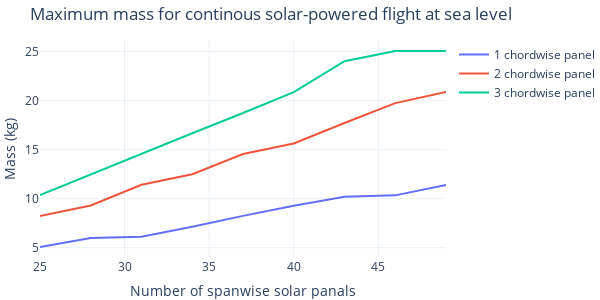

The notebook cell saved with this chart:
### Code cell
from tempfile import template
import plotly.graph_objects as go
can_fly = sizes.groupby(["nrows", "ncols"]).apply(
    lambda df: df.loc[(df.power < df.solar_power)], include_groups=False
)

can_fly = can_fly.reset_index()

fig = go.Figure()

for ncols in can_fly.ncols.unique():
    df = can_fly.loc[can_fly.ncols == ncols].groupby("nrows").max()

    fig.add_trace(
        go.Scatter(
            x=df.index, y=df.lift / 9.81, mode="lines", name=f"{ncols} chordwise panel"
        )
    )

fig.update_layout(
    template="plotly_white",
    margin=dict(l=0, r=0, t=40, b=0),
    xaxis=dict(title="Number of spanwise solar panals"),
    yaxis=dict(title="Mass (kg)"),
    title="Maximum mass for continous solar-powered flight at sea level",
    width=600, height=300
)

### Figure 1 — Plotly figure (JSON) as saved in the notebook; plotly's stock layout.template omitted (floating-point values rounded to 4 significant figures)
{"data": [{"mode": "lines", "name": "1 chordwise panel", "type": "scatter", "x": [25, 28, 31, 34, 37, 40, 43, 46, 49], "y": [5.06, 5.991, 6.117, 7.139, 8.248, 9.283, 10.19, 10.34, 11.4]}, {"mode": "lines", "name": "2 chordwise panel", "type": "scatter", "x": [25, 28, 31, 34, 37, 40, 43, 46, 49], "y": [8.218, 9.302, 11.41, 12.49, 14.55, 15.63, 17.72, 19.75, 20.89]}, {"mode": "lines", "name": "3 chordwise panel", "type": "scatter", "x": [25, 28, 31, 34, 37, 40, 43, 46, 49], "y": [10.36, 12.48, 14.54, 16.67, 18.75, 20.87, 24.02, 25.06, 25.08]}], "layout": {"height": 300, "margin": {"b": 0, "l": 0, "r": 0, "t": 40}, "title": {"text": "Maximum mass for continous solar-powered flight at sea level"}, "width": 600, "xaxis": {"title": {"text": "Number of spanwise solar panals"}}, "yaxis": {"title": {"text": "Mass (kg)"}}}}
